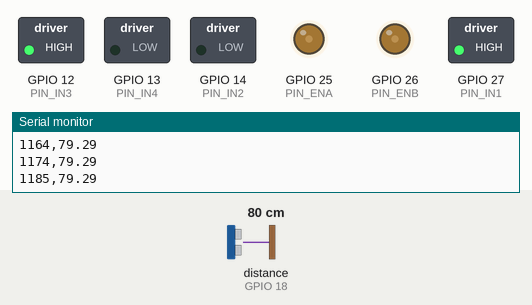
Simulated run of this sketch. Board: ESP32. On the bench: switched loads named in the sketch (green lamp = pin HIGH), output pins drawn as LEDs (lit = HIGH), the last lines printed to the serial monitor. Wiring (inferred from the names in the program): ultrasonic range finder: trigger GPIO 5; echo GPIO 18. The test bench sets the inputs (shaded band); at power-on: distance to the obstacle (sensor on GPIO 18) 80 cm. The echo pulse lasts 58.3 µs per cm; pins used as bus, display or sensor lines are not drawn.

Above: at 1.2 s.
1.3 s: distance to the obstacle (sensor on GPIO 18) set to 120 cm
At 2.5 s:
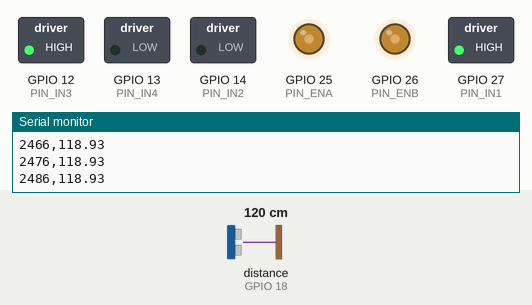
2.8 s: distance to the obstacle (sensor on GPIO 18) set to 250 cm
At 4.0 s:
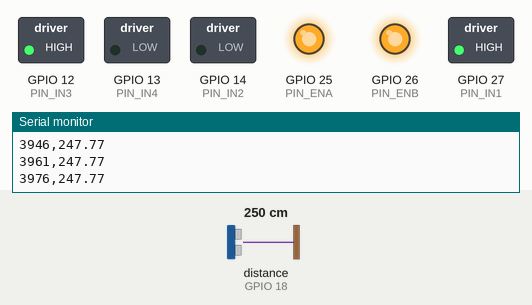
Timing chart, 0 to 5.8 s (numbered marks = the images above; inputs shaded):
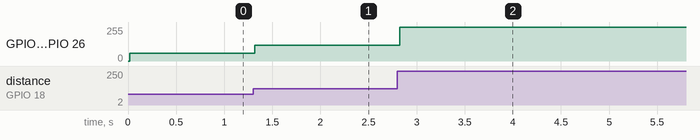

Measured:
- after the input at 1.3 s, GPIO 25 (PIN_ENA), GPIO 26 (PIN_ENB): 58/255 → 118/255 at once
- after the input at 2.8 s, GPIO 25 (PIN_ENA), GPIO 26 (PIN_ENB): 118/255 → 255/255 at once

The sketch:

praktikum2.ino
```cpp
#define PIN_TRIGGER 5
#define PIN_ECHO    18

#define PIN_ENA     25
#define PIN_ENB     26
#define PIN_IN1     27
#define PIN_IN2     14
#define PIN_IN3     12
#define PIN_IN4     13

// IDENTITAS PRAKTIKAN
String nama = "ISI_NAMA";
String nim  = "ISI_NIM";

// PARAMETER SISTEM
float setpoint = 40.0;     // cm
float Kp = 1.5;            // ubah sesuai eksperimen
int mode = 0;              // 0 = RAW, 1 = MOVING AVERAGE FILTER

unsigned long waktuSebelumnya = 0;
unsigned long intervalSampling = 10;   // 10 ms
unsigned long waktuMulai;

// MOVING AVERAGE
const int windowSize = 10;
float bufferMA[windowSize];
int indexBuffer = 0;
float totalMA = 0;
bool bufferPenuh = false;

// PWM SETUP ESP32
const int channelA = 0;
const int channelB = 1;
const int freq = 5000;
const int resolution = 8;   // 0-255

void setup() {

  Serial.begin(115200);
  Serial.println("PRAKTIKUM 2 - ANALISIS RESPON SISTEM DAN KONTROL PROPORSIONAL");
  Serial.println("waktu_ms,jarak_cm");

  pinMode(PIN_TRIGGER, OUTPUT);
  pinMode(PIN_ECHO, INPUT);

  pinMode(PIN_IN1, OUTPUT);
  pinMode(PIN_IN2, OUTPUT);
  pinMode(PIN_IN3, OUTPUT);
  pinMode(PIN_IN4, OUTPUT);

  // arah maju
  digitalWrite(PIN_IN1, HIGH);
  digitalWrite(PIN_IN2, LOW);
  digitalWrite(PIN_IN3, HIGH);
  digitalWrite(PIN_IN4, LOW);

  ledcSetup(channelA, freq, resolution);
  ledcSetup(channelB, freq, resolution);

  ledcAttachPin(PIN_ENA, channelA);
  ledcAttachPin(PIN_ENB, channelB);

  waktuMulai = millis();
}

void loop() {
  unsigned long waktuSekarang = millis();
  if (waktuSekarang - waktuSebelumnya >= intervalSampling) {
    waktuSebelumnya = waktuSekarang;
    unsigned long waktuRelatif = waktuSekarang - waktuMulai;

    // 1. Baca sensor
    float jarakRaw = bacaJarak();
    float jarakDipakai;

    // 2. Mode RAW / FILTER
    if (mode == 0) {
      jarakDipakai = jarakRaw;
    } else {
      jarakDipakai = movingAverage(jarakRaw);
    }

    // 3. Hitung error
    float error = setpoint - jarakDipakai;

    // 4. Kontrol P
    float kontrol = Kp * error;

    // 5. Batasi PWM
    int pwm = abs(kontrol);

    if (pwm > 255) pwm = 255;
    if (pwm < 0) pwm = 0;

    // 6. Kirim PWM ke kedua motor
    ledcWrite(channelA, pwm);
    ledcWrite(channelB, pwm);

    // 7. Logging CSV
    Serial.print(waktuRelatif);
    Serial.print(",");
    Serial.println(jarakDipakai);
  }
}

// FUNGSI BACA ULTRASONIK
float bacaJarak() {
  digitalWrite(PIN_TRIGGER, LOW);
  delayMicroseconds(2);
  digitalWrite(PIN_TRIGGER, HIGH);
  delayMicroseconds(10);
  digitalWrite(PIN_TRIGGER, LOW);

  long durasi = pulseIn(PIN_ECHO, HIGH, 30000);
  float jarak = durasi * 0.034 / 2.0;
  return jarak;
}

// FUNGSI MOVING AVERAGE
float movingAverage(float inputBaru) {

  totalMA -= bufferMA[indexBuffer];
  bufferMA[indexBuffer] = inputBaru;
  totalMA += inputBaru;

  indexBuffer++;
  if (indexBuffer >= windowSize) {
    indexBuffer = 0;
    bufferPenuh = true;
  }

  if (bufferPenuh)
    return totalMA / windowSize;
  else
    return totalMA / (indexBuffer == 0 ? 1 : indexBuffer);
}
```
